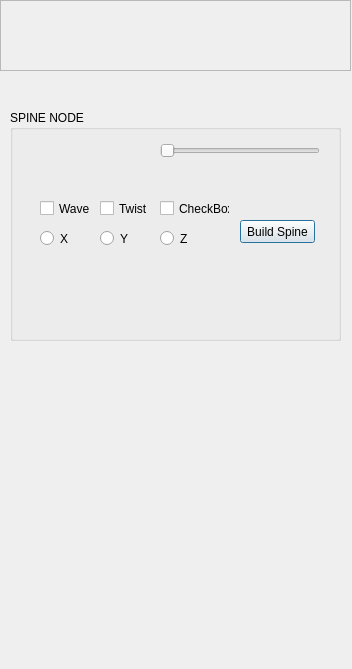
<?xml version="1.0" encoding="UTF-8"?>
<ui version="4.0">
 <class>autoRigUI</class>
 <widget class="QDialog" name="autoRigUI">
  <property name="geometry">
   <rect>
    <x>0</x>
    <y>0</y>
    <width>352</width>
    <height>669</height>
   </rect>
  </property>
  <property name="windowTitle">
   <string>AUTO RIG - ESPIRAL STUDIOS</string>
  </property>
  <widget class="QGroupBox" name="groupBox">
   <property name="geometry">
    <rect>
     <x>10</x>
     <y>110</y>
     <width>331</width>
     <height>231</height>
    </rect>
   </property>
   <property name="title">
    <string>SPINE NODE</string>
   </property>
   <widget class="QRadioButton" name="radioButton">
    <property name="geometry">
     <rect>
      <x>30</x>
      <y>120</y>
      <width>51</width>
      <height>17</height>
     </rect>
    </property>
    <property name="text">
     <string>X</string>
    </property>
   </widget>
   <widget class="QRadioButton" name="radioButton_2">
    <property name="geometry">
     <rect>
      <x>90</x>
      <y>120</y>
      <width>51</width>
      <height>17</height>
     </rect>
    </property>
    <property name="text">
     <string>Y</string>
    </property>
   </widget>
   <widget class="QRadioButton" name="radioButton_3">
    <property name="geometry">
     <rect>
      <x>150</x>
      <y>120</y>
      <width>61</width>
      <height>17</height>
     </rect>
    </property>
    <property name="text">
     <string>Z</string>
    </property>
   </widget>
   <widget class="QCheckBox" name="checkBox">
    <property name="geometry">
     <rect>
      <x>30</x>
      <y>90</y>
      <width>70</width>
      <height>17</height>
     </rect>
    </property>
    <property name="text">
     <string>Wave</string>
    </property>
   </widget>
   <widget class="QCheckBox" name="checkBox_2">
    <property name="geometry">
     <rect>
      <x>90</x>
      <y>90</y>
      <width>70</width>
      <height>17</height>
     </rect>
    </property>
    <property name="text">
     <string>Twist</string>
    </property>
   </widget>
   <widget class="QCheckBox" name="checkBox_3">
    <property name="geometry">
     <rect>
      <x>150</x>
      <y>90</y>
      <width>70</width>
      <height>17</height>
     </rect>
    </property>
    <property name="text">
     <string>CheckBox</string>
    </property>
   </widget>
   <widget class="QPushButton" name="pushButton">
    <property name="geometry">
     <rect>
      <x>230</x>
      <y>110</y>
      <width>75</width>
      <height>23</height>
     </rect>
    </property>
    <property name="text">
     <string>Build Spine</string>
    </property>
   </widget>
   <widget class="QSlider" name="horizontalSlider">
    <property name="geometry">
     <rect>
      <x>150</x>
      <y>30</y>
      <width>160</width>
      <height>22</height>
     </rect>
    </property>
    <property name="inputMethodHints">
     <set>Qt::ImhNone</set>
    </property>
    <property name="minimum">
     <number>3</number>
    </property>
    <property name="maximum">
     <number>50</number>
    </property>
    <property name="value">
     <number>3</number>
    </property>
    <property name="tracking">
     <bool>true</bool>
    </property>
    <property name="orientation">
     <enum>Qt::Horizontal</enum>
    </property>
   </widget>
  </widget>
  <widget class="QFrame" name="LOGOESPIRAL">
   <property name="geometry">
    <rect>
     <x>0</x>
     <y>0</y>
     <width>351</width>
     <height>71</height>
    </rect>
   </property>
   <property name="autoFillBackground">
    <bool>false</bool>
   </property>
   <property name="frameShape">
    <enum>QFrame::StyledPanel</enum>
   </property>
   <property name="frameShadow">
    <enum>QFrame::Raised</enum>
   </property>
  </widget>
 </widget>
 <resources/>
 <connections/>
</ui>
